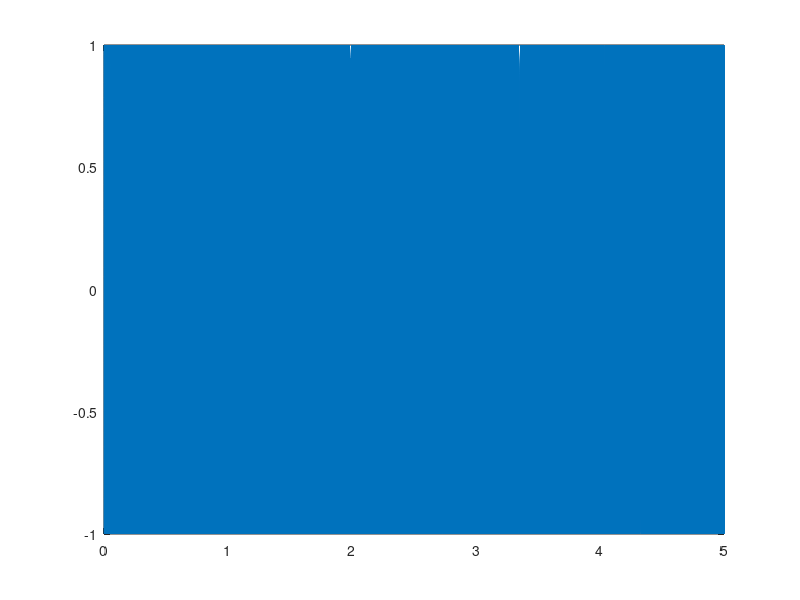

Recreate this plot in MATLAB.
clc;
clear all;
close all;
format shorteng;

%SampRate = 44100;
SampRate = 36000;

TimeLength = 5;
Samples = TimeLength * SampRate;

Time = linspace(0, TimeLength, Samples);

y = chirp(Time, 200, TimeLength/2, 9000);


FilePointer = 'C:\Users\KF5RCL\Desktop\MyStuff\Classes\Discrete\DiscreteFinalProject\Audio\AudioTracks\Chirp.wav';
audiowrite(FilePointer, y, SampRate);

[y, SampRate] = audioread(FilePointer);
sound(y, SampRate);


plot(Time, y);
